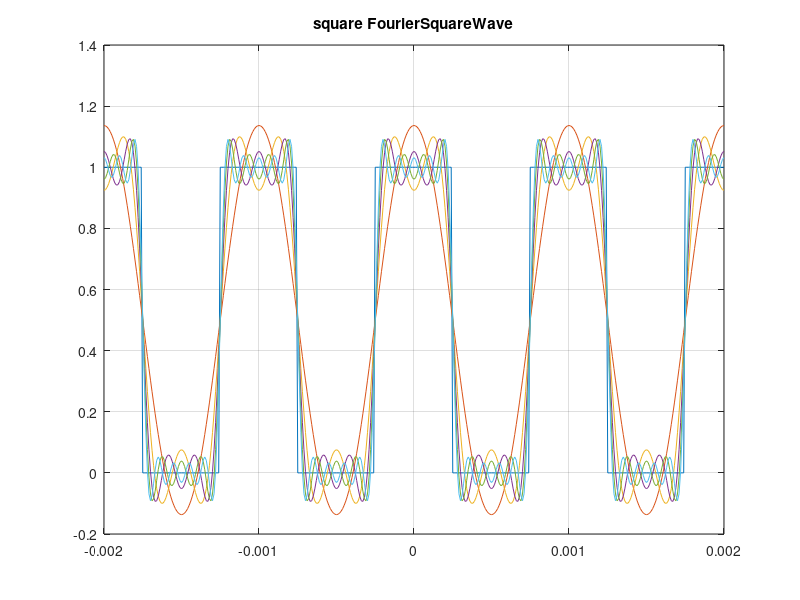

The MATLAB source for this figure:
% Script - Fourier Transform Lab 2
% functions 
%   Generate square waveform 
%   Fourier expand n cycles 
% 
%         

%Define the parameters- version 1
frequency = 1000; % Frequency of the square wave (in Hz)
duration = 0.002; % Duration of the square wave (in seconds)
sampling_rate = 100000; % Sampling rate (samples per second)
A = 0.5;
Offset = 0.5;
w = 2 * pi * frequency;

% Generate the time vector
t = -0.002:1/sampling_rate:duration;
square_wave_1 = 1/2;
% Generate the even square wave
square_wave = Offset + A * square(2 * pi * frequency * t + 2 * pi * 0.25);
plot(t,square_wave);
hold on;

for n = 1:2:10
    square_wave_1 = square_wave_1 + 2/pi*sin(1/2*n*pi)/n*cos(n*w*t);
    h1 = plot(t,square_wave_1);
    pause(0.5);
    hold on;
end
hold off;
title('square FourierSquareWave')
grid on;

% square_wave_1 = 1/2+2*1/pi*sin(pi/2)*cos(2*pi*frequency*t);
% plot(t,square_wave_1);
% hold on;
% square_wave_2 = 1/2+2*1/pi*sin(pi)/2*cos(2*w*t);
% plot(t,square_wave_2);
% hold on 
% square_wave_3 = square_wave_1+2*1/pi*sin(pi*3/2)/3*cos(3*w*t);
% plot(t,square_wave_3);
% hold off


% %Define the parameters- version 1
% frequency = 1000; % Frequency of the square wave (in Hz)
% duration = 0.002; % Duration of the square wave (in seconds)
% sampling_rate = 100000; % Sampling rate (samples per second)
% A = 0.5;
% Offset = 0.5;
% w = 2 * pi * frequency;
% 
% % Generate the time vector
% t = -0.002:1/sampling_rate:duration;
% square_wave_1 = 1/2;
% % Generate the even square wave
% square_wave = Offset + A * square(2 * pi * frequency * t + 2 * pi * 0.25);
% plot(t,square_wave);
% hold on;
% square_wave_1 = 1/2+2*1/pi*sin(pi/2)*cos(2*pi*frequency*t);
% plot(t,square_wave_1);
% hold on;
% square_wave_2 = 1/2+2*1/pi*sin(pi)/2*cos(2*w*t);
% plot(t,square_wave_2);
% hold on 
% square_wave_3 = square_wave_1+2*1/pi*sin(pi*3/2)/3*cos(3*w*t);
% plot(t,square_wave_3);
% hold off

% frequency = 1000;
% t = linspace(-0.04,0.04,1000);
% x = square(2*pi*frequency*t);
% %f(t) = A*sin(wt+fai) w= 2pif
% plot(t,x)
% plot(t/pi,x,'.-',t/pi,1.15*sin(2*t))
% xlabel('t / \pi')
% grid on

% t1 = linspace(0,0.1,100);
% xt1 = 0;
% A =5;
% f0 = 10;
% for n = 1:2:10
%     xt1 = xt1+4*A/pi*sin(n*2*pi*f0*t1)/n;
%     h1 = plot(t1,xt1);
%     pause(0.5);
%     hold on;
% end
% title('square x(t)')
% grid on;
% XTickLable={'0','T_{0}/2','T_{0}'};
% set(gca,'Xtick',[0:0.05:0.1],'XTickLabel',XTickLable,'TickDir','out');

% x = linspace(-6.18,6.18);
% y1 = sin(x);
% plot(x,y1)
% 
% hold on
% y2 = sin(2*pi*1000*x);
% plot(x,y2)
% hold off



%Plot the square wave
% plot(t, square_wave);
% xlabel('Time (s)');
% ylabel('Amplitude');
% title('Even Square Wave');
% grid on;
